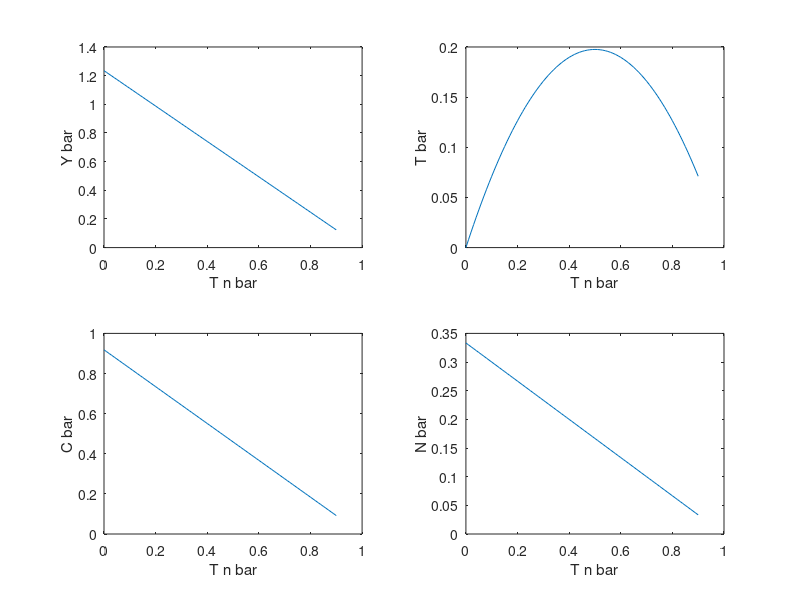
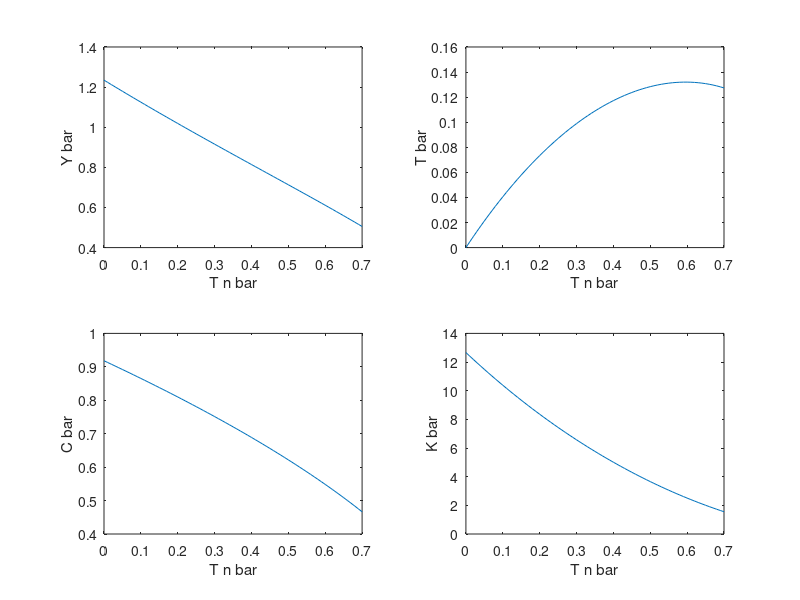

The MATLAB script that drew these images, in order:
clc;
clear all;
%% 7.
belta=0.99;
cita=0.36;
delta=0.025;
eta=1;
X=2.582;


%% 7.(a)

T_k_bar=0;
T_n_bar=0;
A=(1/belta-(1-delta))/(cita*(1-T_k_bar))
C_bar=(A^(cita/(cita-1))*(1-T_n_bar)*(1-cita)/X)^(1/eta)
K_bar=C_bar/(A-delta)
N_bar=A^(1/(1-cita))*K_bar
Y_bar=A*K_bar
U_bar=(1/(1-belta))*(log(C_bar)-X*N_bar)


%% 7.(b)
T_n_bar=[0:0.01:0.9];
T_bar=[];
Y_bar=[];
C_bar=[];
N_bar=[];
K_bar=[];
for (i=1:91)
    A=(1/belta-(1-delta))/(cita*(1-T_k_bar));
    C_bar(i)=((A^(cita/(cita-1)))*(1-T_n_bar(i))*(1-cita)/X)^(1/eta);
    K_bar(i)=C_bar(i)/(A-delta);
    N_bar(i)=A^(1/(1-cita))*K_bar(i);
    Y_bar(i)=A*K_bar(i);
    T_bar(i)=T_k_bar*cita*Y_bar(i)+T_n_bar(i)*(1-cita)*Y_bar(i);

end
%t=[1:1:91]
figure;
subplot(2,2,1)
plot(T_n_bar,Y_bar)
xlabel('T n bar')
ylabel('Y bar')

subplot(2,2,2)
plot(T_n_bar,T_bar)
xlabel('T n bar')
ylabel('T bar')

subplot(2,2,3)
plot(T_n_bar,C_bar)
xlabel('T n bar')
ylabel('C bar')

subplot(2,2,4)
plot(T_n_bar,N_bar)
xlabel('T n bar')
ylabel('N bar')

[max_T_bar,max_i]=max(T_bar)
% T_n_bar(max_i)
U_bar_optimal=(1/(1-belta))*(log(C_bar(max_i))-X*N_bar(max_i))

%% 7.(c)
T_n_bar=0;
T_k_bar=[0:0.01:0.7];
T_bar=[];
Y_bar=[];
C_bar=[];
N_bar=[];
K_bar=[];
 
for (i=1:71)
    A=(1/belta-(1-delta))/(cita*(1-T_k_bar(i)));
    C_bar(i)=((A^(cita/(cita-1)))*(1-T_n_bar)*(1-cita)/X)^(1/eta);
    K_bar(i)=C_bar(i)/(A-delta);
    N_bar(i)=A^(1/(1-cita))*K_bar(i);
    Y_bar(i)=A*K_bar(i);
    T_bar(i)=T_k_bar(i)*cita*Y_bar(i)+T_n_bar*(1-cita)*Y_bar(i);

end

figure;
subplot(2,2,1)
plot(T_k_bar,Y_bar)
xlabel('T n bar')
ylabel('Y bar')

subplot(2,2,2)
plot(T_k_bar,T_bar)
xlabel('T n bar')
ylabel('T bar')

subplot(2,2,3)
plot(T_k_bar,C_bar)
xlabel('T n bar')
ylabel('C bar')

subplot(2,2,4)
plot(T_k_bar,K_bar)
xlabel('T n bar')
ylabel('K bar')

[max_T_bar,max_i]=max(T_bar)
%T_k_bar(max_i)
U_bar_optimal=(1/(1-belta))*(log(C_bar(max_i))-X*N_bar(max_i))

%% 7.(d)
%In economics, the Laffer curve is a representation of the relationship 
%between rates of taxation and the resulting levels of government revenue. 
%It is typically represented as a graph which starts at 0% tax with zero
%revenue , rises to a maximum rate of revenue at anintermediate rate of
%taxation, and then falls again to zero revenue at a 100% tax rate.


%% 9.
T_k_hat=[];
n_hat=[];
y_hat=[];
c_hat=[];
i_hat=[];
w_hat=[];
r_k_hat=[];
eps= [];
for (t=1:42)
    if ((t==1) || (t==2))
        T_k_hat(t)=0;
        n_hat(t)=0;
        y_hat(t)=0;
        c_hat(t)=0;
        i_hat(t)=0;
        w_hat(t)=0;
        r_k_hat(t)=0;

    elseif (t==3)
        eps(t)=1;
        
    else
        eps(t)=0;
        
    end
end   
        
        
